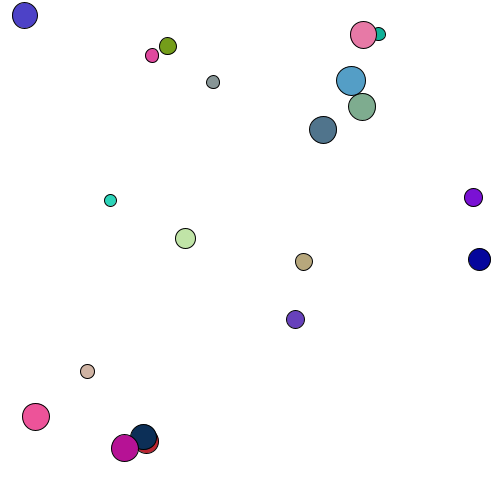
Frame 1 (no input)
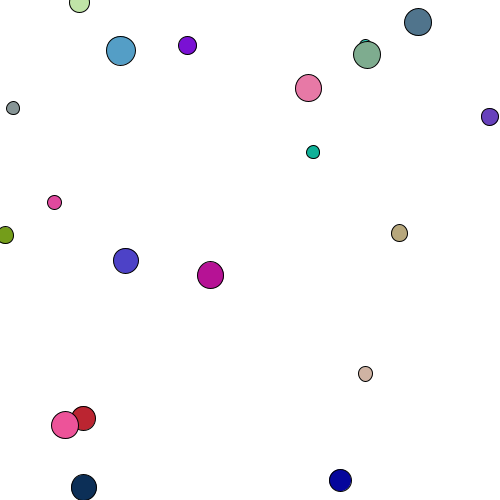
Frame 60 (the mouse pressed at the canvas centre just before this capture)
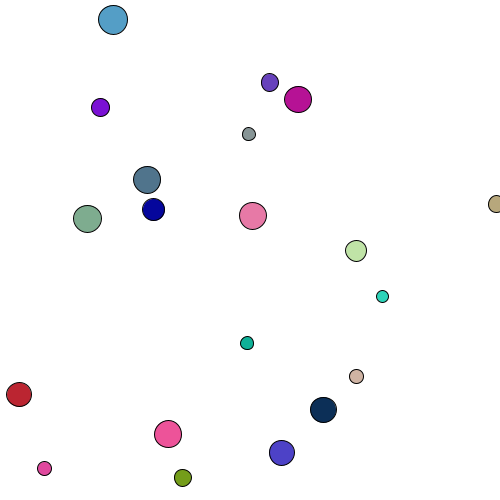
Frame 120 (the mouse held since frame 60 and released just before this capture)

The Processing sketch that drew these frames (run headless with seeded random() and noise(); from frame 60 on, the mouse is pressed at the canvas centre):

// Processing sketch: bouncingColorBallsArray_OOP_parameters
// ── bouncingColorBallsArray_OOP_parameters.pde
int numOfBalls = 20;
Ball[] myBalls = new Ball[numOfBalls];

void setup()
{
  size(500, 500);

  for (int x=0; x<myBalls.length; x++)
  {
    myBalls[x] = new Ball(random(width), random(height), random(-5,5), random(-5,5), random(10,30), random(255), random(255), random(255));
  }
}

void draw()
{
  background(255);

  for (int x=0; x<myBalls.length; x++)
  { 
    myBalls[x].drawBall();
    myBalls[x].moveBall();
    myBalls[x].bounceBall();
  }
}


// ── Ball.pde
class Ball
{
  float posX;
  float posY;
  float directionX;
  float directionY;
  float diam;
  float colorR;
  float colorG;
  float colorB;

  Ball(float _posX, float _posY, float _dirX, float _dirY, float _diam, float _colorR, float _colorG, float _colorB)
  {
    posX = _posX;
    posY = _posY;
    directionX = _dirX;
    directionY = _dirY;
    diam = _diam;
    colorR = _colorR;
    colorG = _colorG;
    colorB = _colorB;
  }

  void drawBall()
  {
    stroke(0);
    fill(colorR, colorG, colorB);
    ellipse(posX, posY, diam, diam);
  }

  void moveBall()
  {
    posX = posX + directionX;
    posY = posY + directionY;
  }

  void bounceBall()
  {
    if (( posX > width) || (posX < 0)) directionX = directionX * -1;
    if ((posY > height) || (posY < 0)) directionY = directionY * -1;
  }
}
